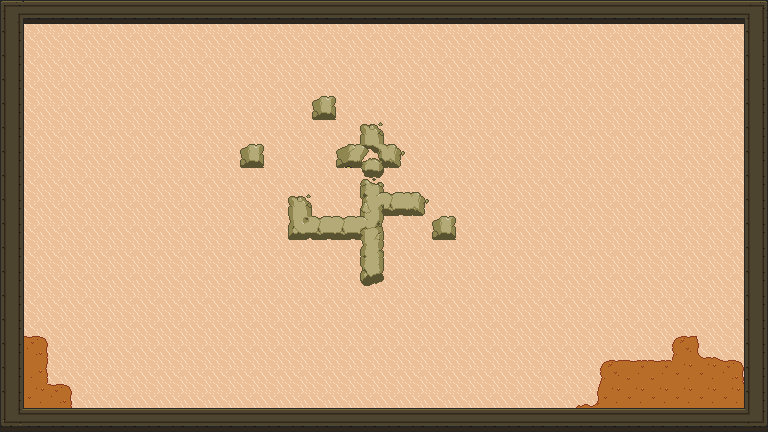

Below is a game level as drawn by its tile map, then a one-line description and the .tmx file that defines it, in full:
An orthogonal 32x18 tile map with 24x24 px tiles, 2 tile layers (background, wall) and 15 objects (12x collision, player).

<map version="1.10" tiledversion="1.10.2" orientation="orthogonal" renderorder="right-down" width="32" height="18" tilewidth="24" tileheight="24" infinite="0" nextlayerid="9" nextobjectid="73">
 <tileset firstgid="1" source="map_pret_faite.tsx" />
 <layer id="7" name="background" width="32" height="18">
  <data encoding="csv">
559,559,559,559,559,559,559,559,559,559,559,559,559,559,559,559,559,559,559,559,559,559,559,559,559,559,559,559,559,559,559,559,
559,559,559,559,559,559,559,559,559,559,559,559,559,559,559,559,559,559,559,559,559,559,559,559,559,559,559,559,559,559,559,559,
830,830,830,830,830,830,830,830,830,830,559,559,559,559,559,559,559,559,559,559,559,559,559,559,559,559,559,559,559,559,559,559,
830,830,830,830,830,830,830,830,830,830,830,559,559,559,559,559,559,559,559,559,559,559,559,559,559,559,559,559,559,559,559,559,
830,830,830,830,830,830,830,830,830,830,559,559,559,559,559,559,559,559,559,559,559,559,559,559,559,559,559,559,559,559,559,559,
830,830,830,830,830,830,830,830,830,559,559,559,559,559,559,559,559,559,559,559,559,559,559,559,559,559,559,559,559,559,559,559,
830,830,830,830,830,830,830,830,559,559,559,559,559,559,559,559,559,559,559,559,559,559,559,559,559,559,559,559,559,559,559,559,
830,830,830,559,559,559,559,559,559,559,559,559,559,559,559,559,559,559,559,559,559,559,559,559,559,559,559,559,559,559,559,559,
830,830,559,559,559,559,559,559,559,559,559,559,559,559,559,559,559,559,559,559,559,559,559,559,559,559,559,559,559,559,559,559,
559,559,559,559,559,559,559,559,559,559,559,559,559,559,559,559,559,559,559,559,559,559,559,559,559,559,559,559,559,559,559,559,
559,559,559,559,559,559,559,559,559,559,559,559,559,559,559,559,559,559,559,559,559,559,559,559,559,559,559,559,559,559,559,559,
559,559,559,559,559,559,559,559,559,559,559,559,559,559,559,559,559,559,559,559,559,559,559,559,559,559,559,559,559,559,559,559,
559,559,559,559,559,559,559,559,559,559,559,559,559,559,559,559,559,559,559,559,559,559,559,559,559,559,559,559,559,559,559,559,
559,559,559,559,559,559,559,559,559,559,559,559,559,559,559,559,559,559,559,559,559,559,559,559,559,559,559,559,559,559,559,559,
559,778,779,559,559,559,559,559,559,559,559,559,559,559,559,559,559,559,559,559,559,559,559,559,559,559,559,868,869,870,825,559,
559,822,823,559,559,559,559,559,559,559,559,559,559,559,559,559,559,559,559,559,559,559,559,559,831,832,833,834,866,866,867,559,
559,866,867,559,559,559,559,559,559,559,559,559,559,559,559,559,559,559,559,559,559,559,559,559,875,876,876,878,878,878,878,559,
559,559,559,559,559,559,559,559,559,559,559,559,559,559,559,559,559,559,559,559,559,559,559,559,559,559,559,559,559,559,559,559
</data>
 </layer>
 <layer id="3" name="wall" width="32" height="18">
  <data encoding="csv">
531,540,541,542,542,542,542,542,542,542,542,542,542,542,542,542,542,542,542,542,539,539,539,539,539,539,539,539,539,540,541,543,
575,0,0,0,0,0,0,0,0,0,0,0,0,0,0,0,0,0,0,0,0,0,0,0,0,0,0,0,0,0,0,675,
575,0,0,0,0,0,0,0,0,0,0,0,0,0,0,0,0,0,0,0,0,0,0,0,0,0,0,0,0,0,0,675,
575,0,0,0,0,0,0,0,0,0,0,0,0,0,0,0,0,0,0,0,0,0,0,0,0,0,0,0,0,0,0,675,
575,0,0,0,0,0,0,0,0,0,0,0,0,648,0,0,0,0,0,0,0,0,0,0,0,0,0,0,0,0,0,675,
575,0,0,0,0,0,0,0,0,0,0,0,0,0,0,565,0,0,0,0,0,0,0,0,0,0,0,0,0,0,0,675,
575,0,0,0,0,0,0,0,0,0,648,0,0,0,608,609,610,0,0,0,0,0,0,0,0,0,0,0,0,0,0,675,
575,0,0,0,0,0,0,0,0,0,0,0,0,0,0,653,0,0,0,0,0,0,0,0,0,0,0,0,0,0,0,675,
575,0,0,0,0,0,0,0,0,0,0,0,694,0,0,697,698,699,0,0,0,0,0,0,0,0,0,0,0,0,0,675,
575,0,0,0,0,0,0,0,0,0,0,0,738,739,740,741,0,0,744,0,0,0,0,0,0,0,0,0,0,0,0,675,
575,0,0,0,0,0,0,0,0,0,0,0,0,0,0,785,0,0,0,0,0,0,0,0,0,0,0,0,0,0,0,675,
575,0,0,0,0,0,0,0,0,0,0,0,0,0,0,829,0,0,0,0,0,0,0,0,0,0,0,0,0,0,0,675,
575,0,0,0,0,0,0,0,0,0,0,0,0,0,0,0,0,0,0,0,0,0,0,0,0,0,0,0,0,0,0,675,
575,0,0,0,0,0,0,0,0,0,0,0,0,0,0,0,0,0,0,0,0,0,0,0,0,0,0,0,0,0,0,675,
619,0,0,0,0,0,0,0,0,0,0,0,0,0,0,0,0,0,0,0,0,0,0,0,0,0,0,0,0,0,0,675,
663,0,0,0,0,0,0,0,0,0,0,0,0,0,0,0,0,0,0,0,0,0,0,0,0,0,0,0,0,0,0,719,
707,0,0,0,0,0,0,0,0,0,0,0,0,0,0,0,0,0,0,0,0,0,0,0,0,0,0,0,0,0,0,763,
839,840,840,840,840,840,840,840,840,840,840,840,840,840,840,840,840,840,840,840,840,840,840,840,840,840,840,840,840,840,840,851
</data>
 </layer>
 <objectgroup id="2" name="Objets">
  <object id="1" name="player" x="400" y="140">
   <point />
  </object>
  <object id="16" type="collision" x="0" y="0" width="768" height="24" />
  <object id="17" type="collision" x="744" y="24" width="24" height="408" />
  <object id="18" type="collision" x="0" y="24" width="24" height="408" />
  <object id="20" type="collision" x="24" y="408" width="720" height="24" />
  <object id="21" x="168" y="144" width="24" />
  <object id="48" type="collision" x="312" y="96" width="24" height="24" />
  <object id="49" type="collision" x="240" y="144" width="24" height="24" />
  <object id="51" type="collision" x="360" y="120" width="24" height="168" />
  <object id="59" type="collision" x="336" y="144" width="72" height="24" />
  <object id="65" type="collision" x="288" y="192" width="24" height="24" />
  <object id="66" type="collision" x="288" y="216" width="72" height="24" />
  <object id="67" type="collision" x="384" y="192" width="48" height="24" />
  <object id="70" x="432" y="216" height="24" />
  <object id="71" type="collision" x="432" y="216" width="24" height="24" />
 </objectgroup>
</map>